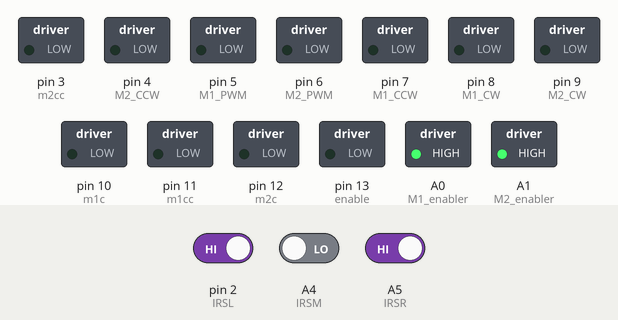
The sketch below on a simulated Arduino Uno, built with avr-gcc and run on an emulated ATmega328P. On the bench: switched loads named in the sketch (green lamp = pin HIGH). Inputs (shaded band) come from the test bench; at power-on: A4 (IRSM) LOW, pin 2 (IRSL) HIGH, A5 (IRSR) HIGH.

Above: at 1.2 s.
1.3 s: A4 (IRSM) driven HIGH
At 2.8 s:
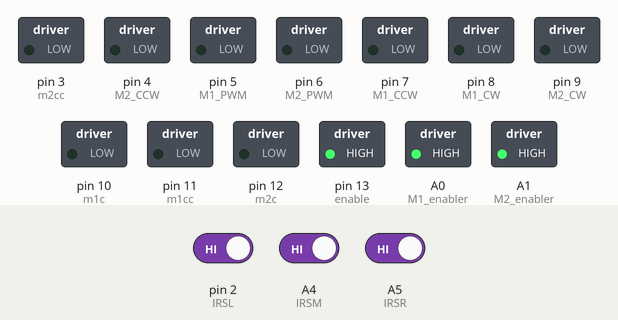
At 5.9 s:
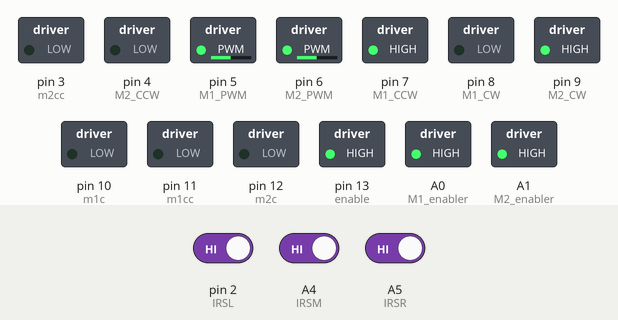
Timing chart, 0 to 7.4 s (numbered marks = the images above; inputs shaded):
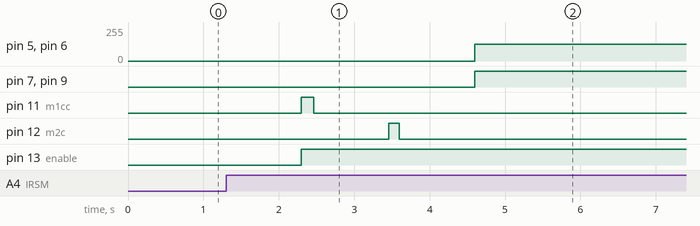

Measured:
- after the input at 1.3 s, pin 5 (M1_PWM), pin 6 (M2_PWM): 0/255 → 125/255 after 3.3 s; pin 7 (M1_CCW), pin 9 (M2_CW): LOW → HIGH after 3.3 s; pin 11 (m1cc): LOW → HIGH after 1.0 s, → LOW 0.16 s later; pin 12 (m2c): LOW → HIGH after 2.2 s, → LOW 0.14 s later; pin 13 (enable): LOW → HIGH after 1.0 s

The sketch:

TESTED_line_follower.ino
```cpp
int M1_PWM = 5;
int M2_PWM = 6;
int M1_CW = 8; int M1_CCW = 7; int M1_enabler = A0; int M1_CS = A2;
int M2_CW = 9; int M2_CCW = 4; int M2_enabler = A1; int M2_CS = A3;
int IRSL = 2; // InfraRed Sensor Left
int IRSM = A4; // ______________ Mid
int IRSR = A5; // ______________ Right
int m1c = 10 ;
int m1cc = 11;
int m2c = 12 ;
int enable =13 ;
int m2cc = 3;
int i = 0 ;
int boxescarried = 0 ;
bool o=true ;

void setup() {
  pinMode(M1_PWM, OUTPUT);  pinMode(M1_CW, OUTPUT);
  pinMode(M1_CCW, OUTPUT);  pinMode(M1_CS, OUTPUT);
  pinMode(M1_enabler, OUTPUT);
  pinMode(M2_PWM, OUTPUT);  pinMode(M2_CW, OUTPUT);
  pinMode(M2_CCW, OUTPUT);  pinMode(M2_CS, OUTPUT);
  pinMode(M2_enabler, OUTPUT);
pinMode(IRSL, INPUT);   pinMode(IRSM, INPUT);   pinMode(IRSR, INPUT);
  digitalWrite(M1_enabler, HIGH);
  digitalWrite(M2_enabler, HIGH);
  pinMode(m1c , OUTPUT);
  pinMode(m1cc , OUTPUT);
  pinMode(m2c , OUTPUT);
  pinMode(m2cc , OUTPUT);
  pinMode(enable,OUTPUT);
}

void loop() {


  if (!(digitalRead(IRSL))&&digitalRead(IRSM)&&!(digitalRead(IRSR)))
  {
    Forward(180); // Both motors forward @speed: 110

  }

  else if (!(digitalRead(IRSL))&&!(digitalRead(IRSM))&&digitalRead(IRSR)){

  L(180);


  } else if (!(digitalRead(IRSL))&&digitalRead(IRSM)&&digitalRead(IRSR)){

 L(180);

  }
  else if (digitalRead(IRSL)&&!(digitalRead(IRSM))&&!(digitalRead(IRSR))){

 R(180);

  }else if (digitalRead(IRSL)&&digitalRead(IRSM)&&!(digitalRead(IRSR))){

  R(180);


  }

  else if (digitalRead(IRSL)&&digitalRead(IRSM)&&digitalRead(IRSR))
  {
  Stop();
  pickdrop();
  if(i==1){
    i=0;
    }
    else if(i==0){
      i=1;
      }

  }


}

void Forward(int speed) {
  digitalWrite(M1_CW, LOW); digitalWrite(M1_CCW, HIGH);
  digitalWrite(M2_CW, LOW); digitalWrite(M2_CCW, HIGH);
  analogWrite(M1_PWM, speed); analogWrite(M2_PWM, speed);
}
void R (int speed){
   digitalWrite(M1_CW, HIGH); digitalWrite(M1_CCW, LOW);
  digitalWrite(M2_CW, LOW); digitalWrite(M2_CCW, HIGH);
  analogWrite(M1_PWM, speed); analogWrite(M2_PWM, speed);
}
void L (int speed){
digitalWrite(M1_CW, LOW); digitalWrite(M1_CCW, HIGH);
  digitalWrite(M2_CW, HIGH); digitalWrite(M2_CCW, LOW);
  analogWrite(M1_PWM, speed); analogWrite(M2_PWM, speed);
}

void Stop() {
  analogWrite(M1_PWM, 0); analogWrite(M2_PWM, 0);
  digitalWrite(M1_CW, LOW); digitalWrite(M1_CCW, LOW);
  digitalWrite(M2_CW, LOW); digitalWrite(M2_CCW, LOW);
}
void pickdrop(){
  if (i==0){

     delay (1000);
   analogWrite(enable,130);
  digitalWrite (m1c, LOW);
  digitalWrite(m1cc ,HIGH);
  // pick

  delay(160);
  digitalWrite (m1c, LOW);
  digitalWrite(m1cc ,LOW);
   delay (1000);
  analogWrite(enable,130);
  digitalWrite (m2c, HIGH);
  digitalWrite(m2cc ,LOW);
  // up

  delay(140);
  digitalWrite (m2c, LOW);
  digitalWrite(m2cc ,LOW);
  delay (1000);
  while (!((!digitalRead(IRSL))&&!(digitalRead(IRSM))&&!(digitalRead(IRSR)))){
    L(125);
    }

    }else if(i==1){
      delay(1000);

      analogWrite(enable,130);
  digitalWrite (m2c, LOW);
  digitalWrite(m2cc ,HIGH);
  // down

  delay(140);
  digitalWrite (m2c, LOW);
  digitalWrite(m2cc ,LOW);
  delay (1000);
  analogWrite(enable,130);
  digitalWrite (m1c, HIGH);
  digitalWrite(m1cc ,LOW);
  // drop

  delay(160);
  digitalWrite (m1c, LOW);
  digitalWrite(m1cc ,LOW);
   delay (1000);


  while (!(!(digitalRead(IRSL))&&digitalRead(IRSM)&&!(digitalRead(IRSR)))){
     L (125);

    }

      }

  }
```
